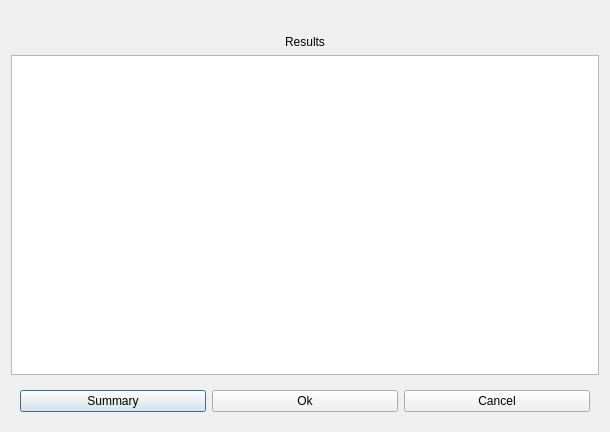
<?xml version="1.0" encoding="UTF-8"?>
<ui version="4.0">
 <class>ResultsWindow</class>
 <widget class="QDialog" name="ResultsWindow">
  <property name="geometry">
   <rect>
    <x>0</x>
    <y>0</y>
    <width>610</width>
    <height>432</height>
   </rect>
  </property>
  <property name="windowTitle">
   <string>Results</string>
  </property>
  <layout class="QVBoxLayout" name="verticalLayout_2">
   <item>
    <widget class="QWidget" name="resultArea" native="true">
     <layout class="QVBoxLayout" name="verticalLayout"/>
    </widget>
   </item>
   <item>
    <widget class="QLabel" name="Resultslbl">
     <property name="text">
      <string>Results</string>
     </property>
     <property name="alignment">
      <set>Qt::AlignCenter</set>
     </property>
    </widget>
   </item>
   <item>
    <widget class="QTableView" name="resultTable"/>
   </item>
   <item>
    <widget class="QWidget" name="ButtonArea" native="true">
     <layout class="QHBoxLayout" name="horizontalLayout">
      <item>
       <widget class="QPushButton" name="Summarybtn">
        <property name="text">
         <string>Summary</string>
        </property>
       </widget>
      </item>
      <item>
       <widget class="QPushButton" name="Okbtn">
        <property name="text">
         <string>Ok</string>
        </property>
       </widget>
      </item>
      <item>
       <widget class="QPushButton" name="Cancelbtn">
        <property name="text">
         <string>Cancel</string>
        </property>
       </widget>
      </item>
     </layout>
    </widget>
   </item>
  </layout>
 </widget>
 <resources/>
 <connections/>
</ui>
